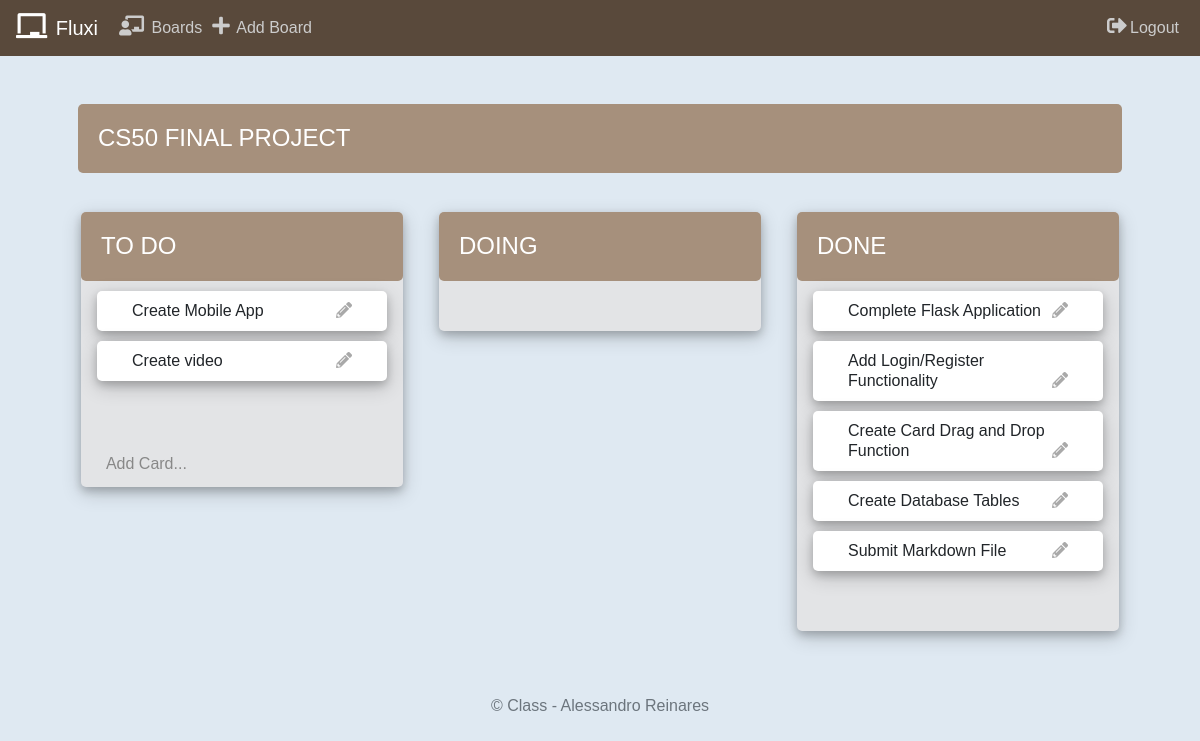
The app's page /board/3 (signed in) with its own data.
### tables this page shows
CREATE TABLE "boards" ('id' integer PRIMARY KEY AUTOINCREMENT NOT NULL, 'user_id' integer, 'name' varchar(255));

CREATE TABLE 'tasks' ('id' integer PRIMARY KEY AUTOINCREMENT NOT NULL, 'board_id' integer, 'name' varchar(255), 'status' char(5) DEFAULT 'todo', 'description' text DEFAULT 'Add description here.', 'due'  date DEFAULT CURRENT_DATE  );

### app.py (the view)
@app.route("/board/<idx>", methods=["GET"])
@login_required
def board(idx):
    users = db.execute("SELECT * FROM users WHERE id = :user_id", user_id=session["user_id"])
    boards = db.execute("SELECT * FROM boards WHERE id = :board_id", board_id=int(idx))
    todos = db.execute("SELECT * FROM tasks WHERE board_id = :board_id AND status = 'todo'", board_id=int(idx))
    doings = db.execute("SELECT * FROM tasks WHERE board_id = :board_id AND status = 'doing'", board_id=int(idx))
    dones = db.execute("SELECT * FROM tasks WHERE board_id = :board_id AND status = 'done'", board_id=int(idx))
    comments = db.execute("SELECT * FROM comments WHERE board_id = :board_id", board_id=int(idx))
    user = users[0]
    board = boards[0]
    return render_template("board.html", user=user, board=board, todos=todos, doings=doings, dones=dones, comments=comments)

### app.py (called while the page is built)
def login_required(f):
    @wraps(f)
    def decorated_function(*args, **kwargs):
        if session.get("user_id") is None:
            return redirect("/login")
        return f(*args, **kwargs)
    return decorated_function

@app.after_request
def after_request(response):
    response.headers["Cache-Control"] = "no-cache, no-store, must-revalidate"
    response.headers["Expires"] = 0
    response.headers["Pragma"] = "no-cache"
    return response

### templates/board.html (shortened to what this page needs)
{% extends "layout.html" %}
{% block main %}
<h1>{{ board["name"] }}</h1>
<br>
<span class="row">
    <div class="each">
        <ul class="list" id="todo">
            <h1>
                To Do
            </h1>
            <div class="file" ondrop="drop(event)" ondragover="allowDrop(event)">
                {% for task in todos %}
                <li draggable="true" class="task-list" ondragstart="drag(event)" ondragover="noAllowDrop(event)"
                    id="{{task['id']}}">
                    <div class="new-view">
                        <span id="new_view_{{task['id']}}">{{task["name"]}}</span>
                        <div class="add" data-toggle="modal" data-target="#view-task-{{task['id']}}">
                           <i class="fas fa-pencil-alt"></i>
                        </div>
                    </div>
                </li>
                {% endfor %}
            </div>
            <li id="plus"><button class="btn btn-outline-secondary"><span class="small">Add
                        Card...</span></button></li>
        </ul>
    </div>
    <div class="each">
        <ul class="list" id="doing">
            <h1>
                Doing
            </h1>
            <div class="file" ondrop="drop(event)" ondragover="allowDrop(event)">
            </div>
        </ul>
    </div>
    <div class="each">
        <ul class="list" id="done">
            <h1>
                Done
            </h1>
            <div class="file" ondrop="drop(event)" ondragover="allowDrop(event)">
                {% for task in dones %}
                <li draggable="true" class="task-list" ondragstart="drag(event)" ondragover="noAllowDrop(event)"
                    id="{{task['id']}}">
                    <div class="new-view">
                        <span id="new_view_{{task['id']}}">{{task["name"]}}</span>
                        <div class="add" data-toggle="modal" data-target="#view-task-{{task['id']}}">
                           <i class="fas fa-pencil-alt"></i>
                        </div>
                    </div>
                </li>
                {% endfor %}
            </div>
        </ul>
    </div>
</span>
{% endblock %}

### templates/layout.html (shortened to what this page needs)
<!DOCTYPE html>
<html lang="en">
<head>
    <link href="https://maxcdn.bootstrapcdn.com/bootstrap/4.1.3/css/bootstrap.css" rel="stylesheet">
    <link rel="stylesheet" href="https://pro.fontawesome.com/releases/v5.12.0/css/all.css">
    <link href="/static/styles.css" rel="stylesheet">
</head>
<body>
    <nav class="navbar navbar-expand-md navbar-light">
        <a class="navbar-brand" href="/user"><i class="fas fa-chalkboard"></i> Fluxi</a>
        {% if session.user_id %}
        <div class="collapse navbar-collapse" id="navbar">
        <ul class="navbar-nav mr-auto">
            <li class="nav-item">
                <a class="board_button" href="/user"><i class="fas fa-chalkboard-teacher"></i> Boards</a>
            </li>
            <li class="nav-item">
                <a href="#"class="board_button" data-toggle="modal" data-target="#addboard"><i class="fas fa-plus"></i> Add Board</a>
            </li>
            </ul>
            <ul class="navbar-nav ml-auto">
            <li class="nav-item">
                <a href="#" class="board_button" data-toggle="modal" data-target="#logout"><i class="fas fa-sign-out-alt"></i>Logout</a>
            </li>
        </ul>
        </div>
        {% endif %}
    </nav>
    <main class="container p-5">
        {% block main %}{% endblock %}
    </main>
    <footer class="small text-center text-muted">
        &copy; Class - Alessandro Reinares
    </footer>
</body>
</html>

### static/styles.css (style rules this page uses)
body { font-family: 'Helvetica', 'Arial', sans-serif; width: 100vw; background: #DFE9F2; }
h1 { background: #a6907c; color: #ffffff; margin: 0; padding: 20px; text-transform: uppercase; font-size: 24px; font-weight: normal; border-radius: 5px!important; }
.list { background:#e3e4E6!important; border-radius: 5px!important; box-shadow: 0 4px 8px 0 rgba(0, 0, 0, 0.2), 0 6px 20px 0 rgba(0, 0, 0, 0.19); }
#todo, #doing, #done { list-style: none; margin: 0; padding: 0; height: 100%; }
#todo li, #doing li, #done li { line-height: 20px; padding: 5px 15px; }
.navbar-brand { color:#ffffff!important; overflow: hidden; }
.navbar { background: #59493b; }
.navbar li { padding: 5px; }
a { color:#ffffff; }
.add { float: right; color:inherit!important; }
.btn { border-radius: 2px!important; }
.new-view { margin: 5px 20px; font-size:16px; }
.task-list { width: 90%; font-size: 20px; margin:10px auto; background: #fff; border-radius: 5px!important; box-shadow: 0 4px 8px 0 rgba(0, 0, 0, 0.2), 0 6px 20px 0 rgba(0, 0, 0, 0.19); }
.row { display: -ms-flexbox; display: flex; -ms-flex-wrap: wrap; flex-wrap: wrap; margin-right: -15px; margin-left: -15px; }
.each { margin: 15px auto; width: 80%!important;; max-width: 80%!important; position: relative!important; height: 100%; }
@media (min-width: 1200px) { .each { width: 30%!important; max-width: 30%!important; position: relative!important } }
.btn-outline-secondary { border:none!important; font-size: 15px; color: #888; padding: 10px; line-height: 1; }
.small { font-size: 16px; }
.file { padding-bottom: 50px!important; }
.fa-pencil-alt { color: #A9A9A9!important; }
.fa-sync-alt, .fa-chalkboard, .fa-trash-alt, .fa-chalkboard-teacher, .fa-plus, .fa-sign-out-alt, .fa-sign-in-alt, .fa-id-badge { color: inherit; font-size: 1.25em; margin-right: 3px; }
.board_button { border: none; background: inherit; color: #ccc; }

### records on screen
boards: name "CS50 FINAL PROJECT"
tasks: name "Create Mobile App"
tasks: name "Create video"
tasks: name "Complete Flask Application"
tasks: name "Add Login/Register Functionality"
tasks: name "Create Card Drag and Drop Function"
tasks: name "Create Database Tables"
tasks: name "Submit Markdown File"
